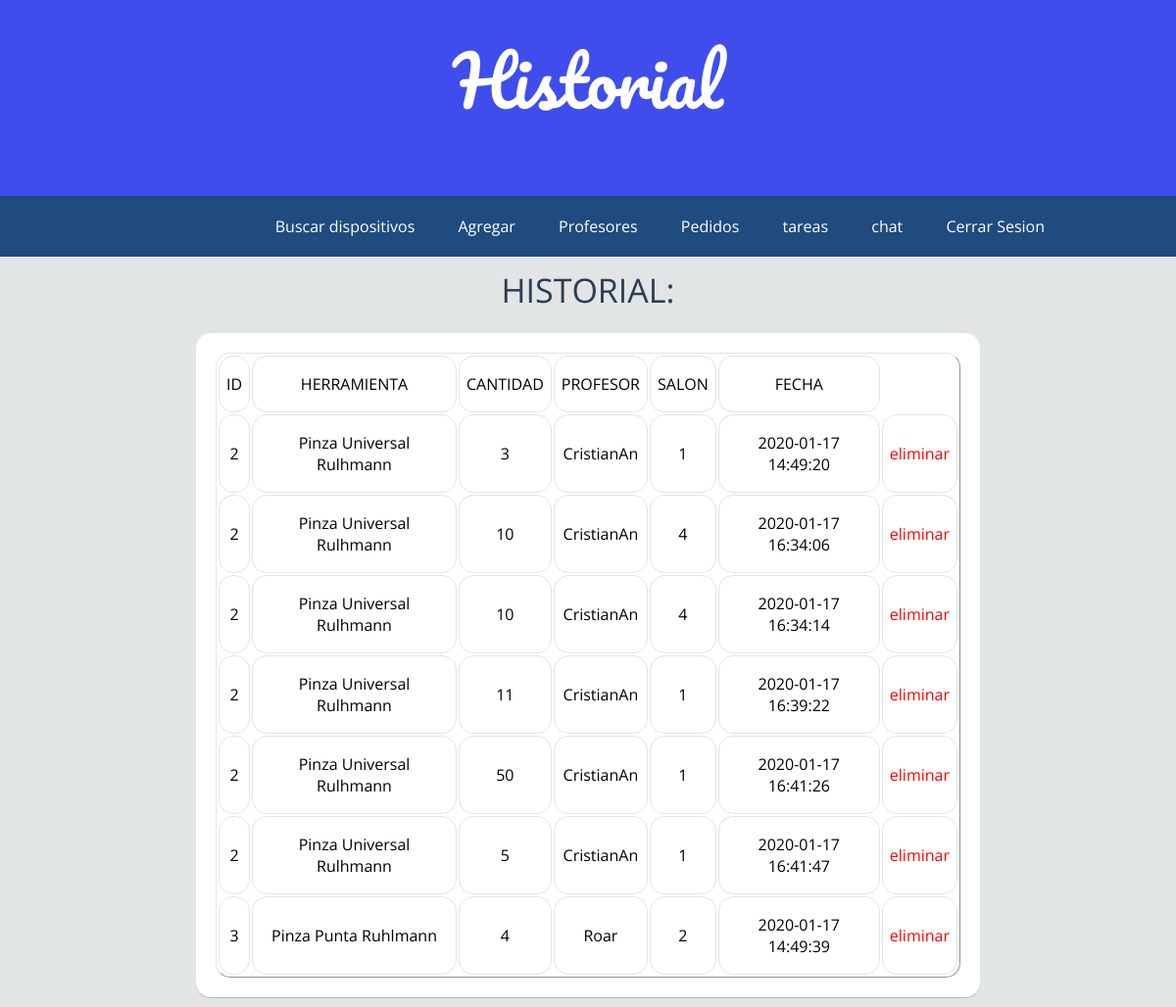
The app's page /admin_ayud/historial.php with its own data.
### tables this page shows
CREATE TABLE `historial_a` (
  `id` int(11) NOT NULL,
  `id_producto` int(11) NOT NULL,
  `cantidad_tmp` int(11) NOT NULL,
  `session_id` varchar(100) NOT NULL,
  `salon` varchar(15) NOT NULL,
  `fecha` timestamp NOT NULL DEFAULT current_timestamp() ON UPDATE current_timestamp()
);

CREATE TABLE `herramienta_ayudantia` (
  `id` int(11) NOT NULL,
  `herramientas` varchar(47) DEFAULT NULL,
  `cantidad` varchar(8) DEFAULT NULL,
  `total_disponible` varchar(15) NOT NULL
);

### admin_ayud/historial.php (the view, shortened to what this page needs)
<html>
 <head>
    <link href="../css/estiloAYU.css" rel="stylesheet" type="text/css">
</head>
    <body>
   <header>
        <center>
            <div class="logo logo_main">Historial</div>
        </center>
        <div class="nav">
            <div class="wrap">
                <nav>
                    <ul>
                        <li><a href="ayudantia.php">Buscar dispositivos</a></li>
                        <li><a href="formCargar.php">Agregar</a></li>
                        <li><a href="USUARIOS.PHP">Profesores</a></li>
                        <li><a href="MOSTRAR.PHP">Pedidos</a></li>
                        <li><a href="TAREAS_A.PHP">tareas</a></li>
                        <li><a href="../CHATS_A.PHP">chat</a></li>
                        <li><a class="c" href="LOGOUT.PHP">Cerrar Sesion</a></li>
                    </ul>
                </nav>
            </div>
        </div>
    </header>
        <center>
        <h2>HISTORIAL:</h2>
        </center>
<?php
include "CONEXION.PHP";
$salida = "";
    $query = "SELECT * FROM historial_a INNER JOIN herramienta_ayudantia on historial_a.id_producto = herramienta_ayudantia.id ORDER BY session_id";
    if (!$resultado = $con->query($query)){
        echo $con->error;
       }
    if ($resultado->num_rows>0) {
    	$salida.="<center><section class='historial'><table border=1 class='tabla_datos'>
    			<thead>
    				<tr id='herramienta'>
    					<td>ID</td>
    					<td>HERRAMIENTA</td>
    					<td>CANTIDAD</td>
                        <td>PROFESOR</td>
                        <td>SALON</td>
                        <td>FECHA</td>
    				</tr>
    			</thead>
    	<tbody>";
    	while ($fila = $resultado->fetch_assoc()) {
    		$salida.="<tr>
    					<td>".$fila['id']."</td>
    					<td>".$fila['herramientas']."</td>
    					<td>".$fila['cantidad_tmp']."</td>
    					<td>".$fila['session_id']."</td>
    					<td>".$fila['salon']."</td>
    					<td>".$fila['fecha']."</td>
						<td><a href='eliminar.php?codigoproducto=".$fila['id']."'>eliminar</a></td>
    				</tr>";
    	}
    	$salida.="</tbody></table></section></center>";
    }else{
    	$salida.="<center>NO HAY DATOS :(";
    }
    echo $salida;
?>
 </body>
</html>

### css/estiloAYU.css (style rules this page uses)
* { box-sizing: border-box; font-family: 'Open Sans'; padding: 0; margin: 0; }
h2 { font-size: 34px; text-transform: uppercase; font-weight: 400; line-height: 2; color: #2c3e50; }
.logo { font-family: 'Pacifico'; font-size: 70px; }
.logo_main { height: 200px; padding: 20px; background: #404ded; color: white; cursor: default; }
.nav { float: right; width: 100%; background: rgb(32, 75, 126); ; color: white; padding: 0 20px; transition: .3s ease all; backface-visibility: hidden; transform: translate3d(0, 0, 0); -webkit-transform: translate3d(0, 0, 0); }
.nav .wrap { position: relative; left: -150px; transition: 0.4s ease all; }
nav { display: inline-block; }
nav ul { margin: 0; padding: 0; }
nav li { margin: 0; padding: 0; display: inline-block; }
nav a { position:relative; left: 250px; display: block; padding: 20px; margin: 0; color: white; text-decoration: none; transition: 0.2s ease all; }
body { background: #e1e5e6; }
section { margin: 10px; padding: 20px; background: #ffffff; border-radius: 15px; box-shadow: 0 1px 0 rgba(0, 0, 0, 0.2); }
.tabla_datos { text-align: center; font-size: 16px; border-color: #e1e5e6; border-radius: 15px; }
a { color: red; text-decoration: none; }
.tabla_datos td { border-radius: 15px; border: 1px solid #e1e5e6; padding: 17px 7px; }
.historial { width: 800px; }

### records on screen
historial_a: herramienta_ayudantia.id "2", herramienta_ayudantia.herramientas "Pinza Universal Rulhmann", cantidad_tmp "3", session "CristianAn", salon "1", fecha "2020-01-17 14:49:20"
historial_a: herramienta_ayudantia.id "2", herramienta_ayudantia.herramientas "Pinza Universal Rulhmann", cantidad_tmp "10", session "CristianAn", salon "4", fecha "2020-01-17 16:34:06"
historial_a: herramienta_ayudantia.id "2", herramienta_ayudantia.herramientas "Pinza Universal Rulhmann", cantidad_tmp "10", session "CristianAn", salon "4", fecha "2020-01-17 16:34:14"
historial_a: herramienta_ayudantia.id "2", herramienta_ayudantia.herramientas "Pinza Universal Rulhmann", cantidad_tmp "11", session "CristianAn", salon "1", fecha "2020-01-17 16:39:22"
historial_a: herramienta_ayudantia.id "2", herramienta_ayudantia.herramientas "Pinza Universal Rulhmann", cantidad_tmp "50", session "CristianAn", salon "1", fecha "2020-01-17 16:41:26"
historial_a: herramienta_ayudantia.id "2", herramienta_ayudantia.herramientas "Pinza Universal Rulhmann", cantidad_tmp "5", session "CristianAn", salon "1", fecha "2020-01-17 16:41:47"
historial_a: herramienta_ayudantia.id "3", herramienta_ayudantia.herramientas "Pinza Punta Ruhlmann", cantidad_tmp "4", session "Roar", salon "2", fecha "2020-01-17 14:49:39"
